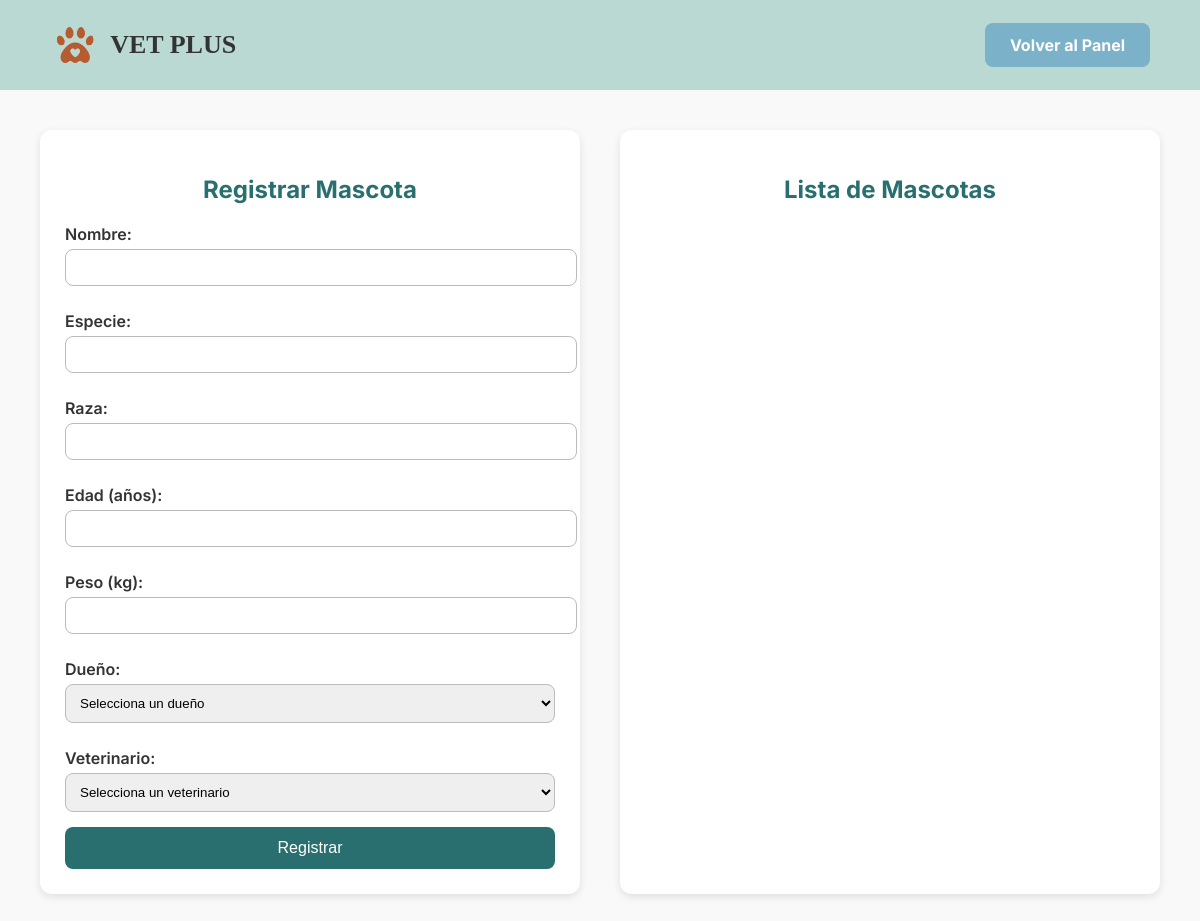
Before: /admin/pets/manage (signed in) with the older database file.
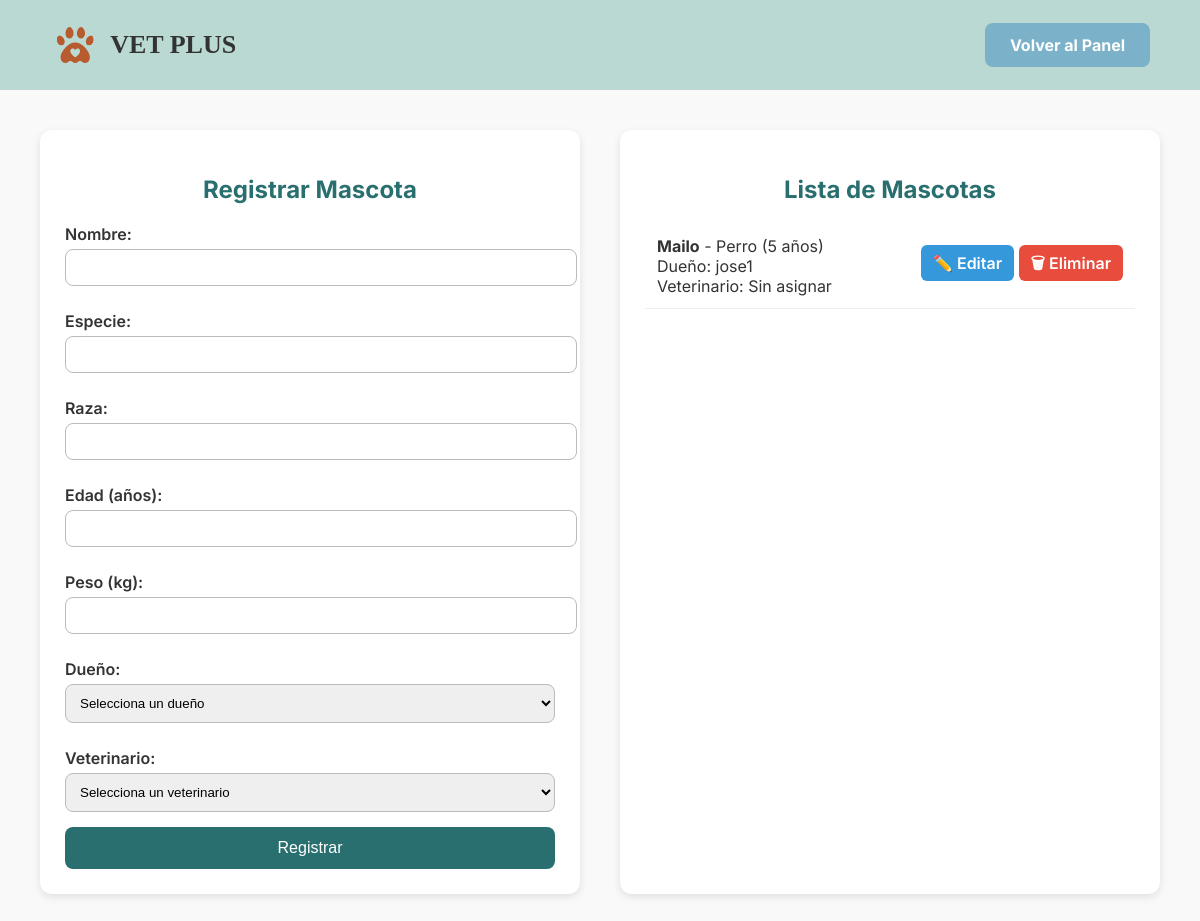
After: the same page with the newer database file.
### vetplus/models.py (models this page shows)
class Pet(db.Model):
    id = db.Column(db.Integer, primary_key = True)
    name = db.Column(db.String(100), nullable = False)
    species = db.Column(db.String(50), nullable = False)
    breed = db.Column(db.String(50), nullable = False)
    age = db.Column(db.Integer, nullable = False)
    weight = db.Column(db.Float, nullable = False)
    owner_id = db.Column(db.Integer, db.ForeignKey("user.id", ondelete = "CASCADE"), nullable = False)
    veterinarians = db.relationship(
        "User",
        secondary = vet_pet,
        back_populates = "patients"
    )

class User(db.Model, UserMixin):
    id = db.Column(db.Integer, primary_key = True)
    username = db.Column(db.String(50), unique = True, nullable = False)
    password = db.Column(db.String(100), nullable = False)
    role = db.Column(db.String(20), nullable = False, default = "owner") # owner, vet, admin
    name = db.Column(db.String(50), nullable = False)
    email = db.Column(db.String(100), unique = True, nullable = False)
    phone = db.Column(db.String(20), nullable = False)
    address = db.Column(db.String(200), nullable = False)
    pets = db.relationship("Pet", backref = "owner", cascade = "all, delete-orphan")
    patients = db.relationship(
        "Pet",
        secondary = vet_pet,
        back_populates = "veterinarians"
    )

### vetplus/routes/admin_pets.py (the view, shortened to what this page needs)
@admin_pets_bp.route("/admin/pets/manage", methods = ["GET", "POST"])
@login_required
def manage_pets():
    admin_required()
    pets = Pet.query.all()
    owners = User.query.filter_by(role = "owner").all()
    vets = User.query.filter_by(role = "vet").all()
    return render_template("admin/pets/manage_pets.html", pets = pets, owners = owners, vets = vets)

### vetplus/models.py (called while the page is built)
@login_manager.user_loader
def load_user(user_id):
    return User.query.get(int(user_id))

### vetplus/utils.py (called while the page is built)
def admin_required():
    if not current_user.is_authenticated or current_user.role != "admin":
        abort(403)

### templates/admin/pets/manage_pets.html (shortened to what this page needs)
<!DOCTYPE html>
<html lang="es">
<head>
</head>
<body>
    <header>
        <div class="logo">
            <img src="{{ url_for('static', filename='img/logo.png') }}" alt="Logo Vetplus">
            <h1>VET PLUS</h1>
        </div>
        <a href="{{ url_for('main.dashboard') }}" class="btn">Volver al Panel</a>
    </header>
    <div class="container">
        <div class="form-section">
            <h2>Registrar Mascota</h2>
            <form action="{{ url_for('admin_pets.manage_pets') }}" method="POST">
                <label for="name">Nombre:</label>
                <input type="text" name="name" required>
                <label for="species">Especie:</label>
                <input type="text" name="species" required>
                <label for="breed">Raza:</label>
                <input type="text" name="breed">
                <label for="age">Edad (años):</label>
                <input type="number" name="age" required>
                <label for="weight">Peso (kg):</label>
                <input type="number" step="0.1" name="weight">
                <label for="owner_id">Dueño:</label>
                <select name="owner_id" required>
                    <option value="" disabled selected>Selecciona un dueño</option>
                </select>
                <label for="vet_id">Veterinario:</label>
                <select name="vet_id" required>
                    <option value="" disabled selected>Selecciona un veterinario</option>
                </select>
                <button type="submit">Registrar</button>
            </form>
        </div>
        <div class="list-section">
            <h2>Lista de Mascotas</h2>
            {% for pet in pets %}
            <div class="pet-item">
                <div>
                    <strong>{{ pet.name }}</strong> - {{ pet.species }} ({{ pet.age }} años)
                    <br> Dueño: {{ pet.owner.username if pet.owner else "Sin asignar" }}
                    <br> Veterinario: {{ pet.vet.username if pet.vet else "Sin asignar" }}
                </div>
                <div class="pet-actions">
                    <a href="{{ url_for('admin_pets.edit_pet', pet_id=pet.id) }}" class="btn-edit">✏️ Editar</a>
                    <a href="{{ url_for('admin_pets.delete_pet', pet_id=pet.id) }}" class="btn-delete">🗑 Eliminar</a>
                </div>
            </div>
            {% endfor %}
        </div>
    </div>
</body>
</html>

Changed rows visible on the page:
added Pet: name "Mailo", species "Perro", age "5", owner "jose1", vet "Sin asignar"
